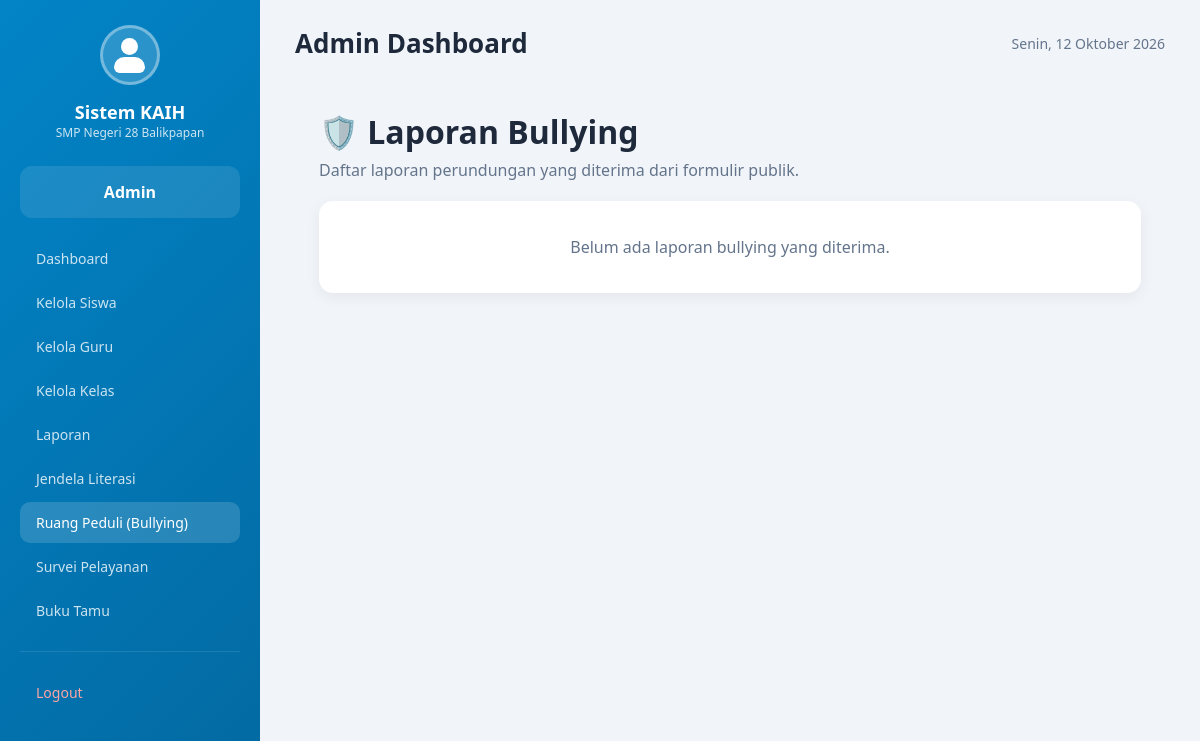
The app's page /aplikasi/admin/laporan-bullying.php (signed in), older data.
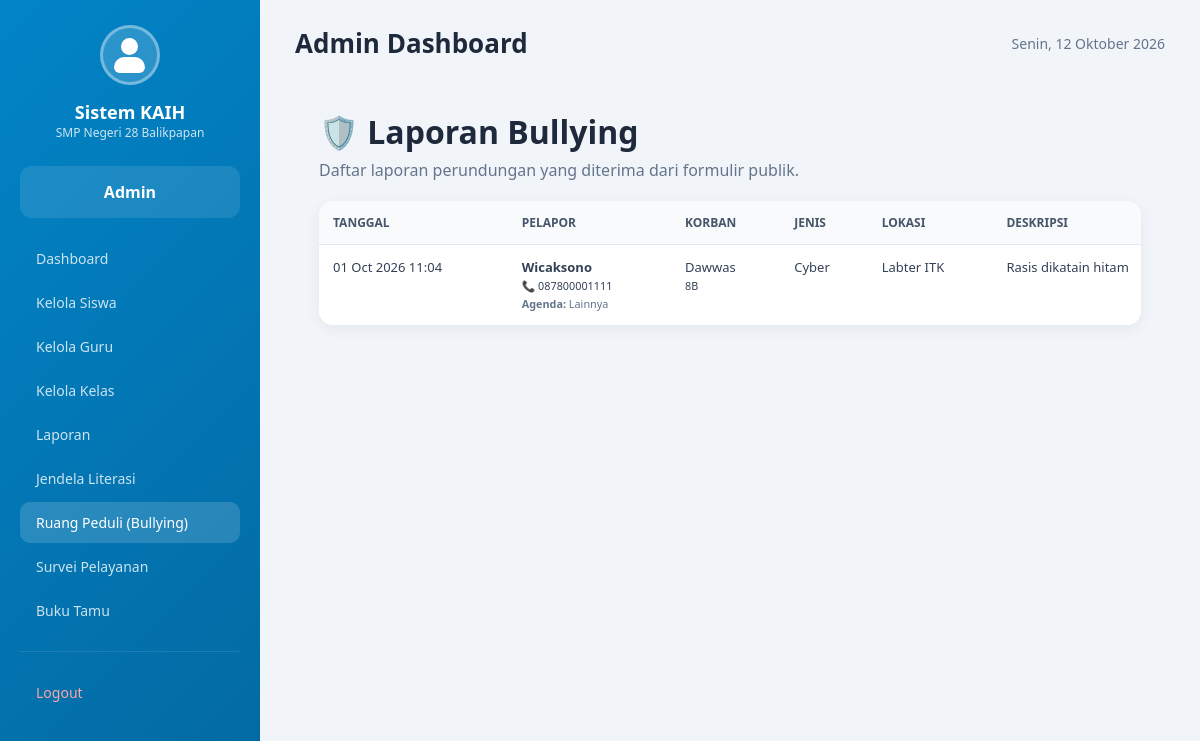
The same page, newer data.
### tables this page shows
CREATE TABLE `laporan_bullying` (
  `id` int NOT NULL,
  `nama_pelapor` varchar(100) NOT NULL,
  `kontak` varchar(100) NOT NULL,
  `status_pelapor` varchar(50) NOT NULL,
  `nama_korban` varchar(100) NOT NULL,
  `kelas_korban` varchar(20) NOT NULL,
  `jenis_bullying` varchar(50) NOT NULL,
  `tanggal_kejadian` date NOT NULL,
  `deskripsi` text NOT NULL,
  `lokasi` varchar(255) NOT NULL,
  `saksi` varchar(255) DEFAULT NULL,
  `status` enum('baru','diproses','selesai') DEFAULT 'baru',
  `created_at` datetime NOT NULL DEFAULT CURRENT_TIMESTAMP,
  `updated_at` datetime NOT NULL DEFAULT CURRENT_TIMESTAMP ON UPDATE CURRENT_TIMESTAMP
);

### aplikasi/admin/laporan-bullying.php (the view, shortened to what this page needs)
<?php
require_once '../../config/database.php';
$page = max(1, (int) ($_GET['page'] ?? 1));
$perPage = 10;
$total = (int) $pdo->query('SELECT COUNT(*) FROM laporan_bullying')->fetchColumn();
$totalPages = max(1, (int) ceil($total / $perPage));
$page = min($page, $totalPages);
$offset = ($page - 1) * $perPage;
$stmt = $pdo->prepare(
    'SELECT id, nama_pelapor, kontak, status_pelapor, nama_korban, kelas_korban,
            jenis_bullying, tanggal_kejadian, deskripsi, lokasi, status, created_at
     FROM laporan_bullying
     ORDER BY created_at DESC, id DESC
     LIMIT :limit OFFSET :offset'
);
$stmt->bindValue(':limit', $perPage, PDO::PARAM_INT);
$stmt->bindValue(':offset', $offset, PDO::PARAM_INT);
$stmt->execute();
$laporan = $stmt->fetchAll(PDO::FETCH_ASSOC);
require_once '../includes/header-kaih.php';
?>
<div class="admin-page">
    <h1>🛡️ Laporan Bullying</h1>
    <p class="intro">Daftar laporan perundungan yang diterima dari formulir publik.</p>
    <div class="table-wrap">
        <?php if (!$laporan): ?>
            <div class="empty">Belum ada laporan bullying yang diterima.</div>
        <?php else: ?>
            <table class="data-table">
                <thead>
                    <tr>
                        <th>Tanggal</th>
                        <th>Pelapor</th>
                        <th>Korban</th>
                        <th>Jenis</th>
                        <th>Lokasi</th>
                        <th>Deskripsi</th>
                    </tr>
                </thead>
                <tbody>
                    <?php foreach ($laporan as $item): ?>
                        <tr>
                            <td><?= htmlspecialchars(date('d M Y H:i', strtotime($item['created_at']))) ?></td>
                            <td>
                                <strong><?= htmlspecialchars($item['nama_pelapor']) ?></strong><br>
                                <small>📞 <?= htmlspecialchars($item['kontak']) ?></small><br>
                                <small style="color: #64748b;"><strong>Agenda:</strong> <?= htmlspecialchars($item['status_pelapor']) ?></small>
                            </td>
                            <td>
                                <?= htmlspecialchars($item['nama_korban']) ?><br>
                                <small><?= htmlspecialchars($item['kelas_korban']) ?></small>
                            </td>
                            <td><?= htmlspecialchars($item['jenis_bullying']) ?></td>
                            <td><?= htmlspecialchars($item['lokasi']) ?></td>
                            <td class="description"><?= htmlspecialchars($item['deskripsi']) ?></td>
                        </tr>
                    <?php endforeach; ?>
                </tbody>
            </table>
        <?php endif; ?>
    </div>
</div>

Row changes from the older to the newer data that the page shows:
added laporan_bullying: created_at "01 Oct 2026 11:04", nama_pelapor "Wicaksono", kontak "087800001111", status_pelapor "Lainnya", nama_korban "Dawwas", kelas_korban "8B", jenis_bullying "Cyber", lokasi "Labter ITK", deskripsi "Rasis dikatain hitam"
Text that changed along with them:
text no longer shown: "Belum ada laporan bullying yang diterima."
text now shown: "TANGGAL PELAPOR KORBAN JENIS LOKASI DESKRIPSI"
